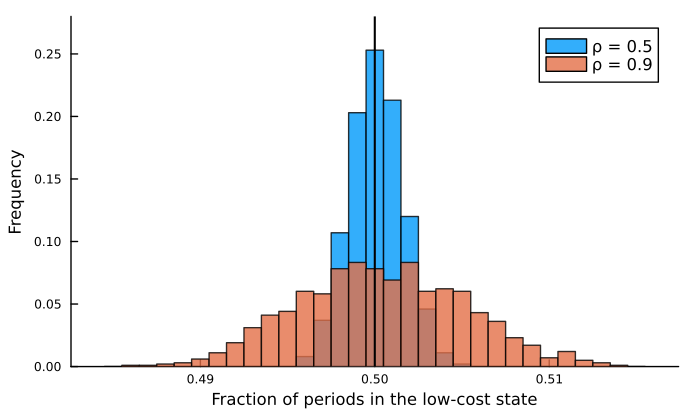

Julia code for this plot:
######################################################
## FIGURE B.2: empirical distribution of cost state ##
######################################################

# set working directory
root_dir = ".../code_IJIO/";
code_dir = joinpath(root_dir, "code");
figure_table_appendix_dir = joinpath(root_dir, "figures_tables_appendix");
data_dir = joinpath(root_dir, "data_simulation");

cd(figure_table_appendix_dir);

# load packages
using Pkg
required_packages = ["Plots", "Statistics","Serialization","JLD2","Revise","Measures"]
for pkg in required_packages
    try
        @eval using $(Symbol(pkg))
    catch
        println("Installing missing package: $pkg")
        Pkg.add(pkg)
        @eval using $(Symbol(pkg))
    end
end


# load data 
include(joinpath(code_dir, "init_stochastic.jl"));
@load joinpath(data_dir, "outcomes_stochastic.jld2") game Q_matrix profits actions cost t_final bf;


prob_cost_low = zeros(Float32, game.S, game.dim_rho, game.dim_delta);
for d=1:game.dim_delta
    for r=1:game.dim_rho
        for s=1:game.S
            prob_cost_low[s,r,d] = mean(cost[:,s,r,d] .== 1);
        end
    end
end

bin_width = 0.001;
centers = 0.485:0.001:0.515;
edges = vcat(centers .- bin_width/2, maximum(centers) + bin_width/2);

r=1;
histogram(prob_cost_low[:,r,d],alpha=.8,bins=edges, xticks=collect(0.49:0.01:0.51), normalize=:probability, ylabel="Frequency",label="ρ = $(game.rho[r])",linewidth=1)
r=2;
histogram!(prob_cost_low[:,r,d],alpha=.8,bins=edges, normalize=:probability, ylabel="Frequency",label="ρ = $(game.rho[r])",linewidth=1)
vline!([0.5],label="",linestyle=:solid, linewidth=1.5,color=:black,ylim=(0,0.28))
plot!(xlabel="Fraction of periods in the low-cost state", grid = false,size=(500,300),xlabelfontsize=8,ylabelfontsize=8, xtickfontsize=6,ytickfontsize=6)
savefig("figure_B2.pdf")
